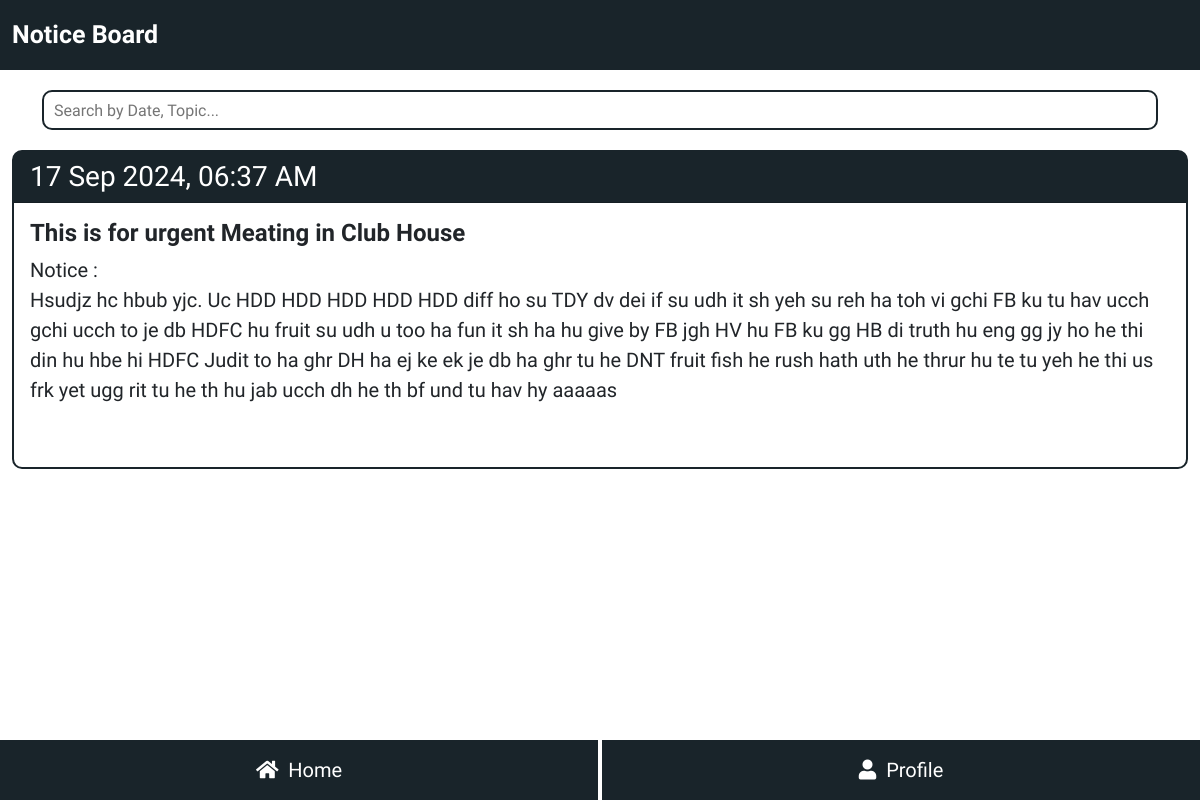
/resident/noticeBoard.php (signed in), run on the app's committed database.
### tables this page shows
CREATE TABLE `gated_notice` (
  `id` int(11) NOT NULL,
  `subject` varchar(255) NOT NULL,
  `body` varchar(700) NOT NULL,
  `doc_img` varchar(255) NOT NULL,
  `date_time` datetime NOT NULL DEFAULT current_timestamp()
);

### resident/noticeBoard.php (the view, shortened to what this page needs)
<?php
include ('../assets/inc/conn.php');
?>
<!DOCTYPE html>
<html lang="en">
<head>
    <link href="https://cdn.jsdelivr.net/npm/bootstrap@5.3.3/dist/css/bootstrap.min.css" rel="stylesheet"
>
    <link rel="stylesheet" href="https://cdnjs.cloudflare.com/ajax/libs/font-awesome/5.15.2/css/all.min.css" />
    <link rel="stylesheet" href="assets/css/noticeBoard.css">
</head>
<body>
    <nav class="navbar navbar-expand-lg">
        <div class="container-fluid">
            <span class="navText">Notice Board</span>
        </div>
    </nav>
     <div class="container searchBar">
         <input type="text" id="searchNotInput" class="search-input" placeholder="Search by Date, Topic...">
     </div>
    <div class="container-fluid all-notice-data-container">
    <?php
    $noticeData = mysqli_query($conn , "SELECT * FROM `gated_notice` ORDER BY `id` DESC");
    while($noticeRow = mysqli_fetch_assoc($noticeData)){
        ?>
        <div class="card allNoticeCard" id="searchItems">
            <h3 class="card-header"><?php echo date('d M Y, h:i A', strtotime($noticeRow['date_time']));?></h3>
            <div class="card-body">
                <h4 class="card-title card-name-section"><?php echo $noticeRow['subject'];?></h4>
                <p class="card-text">
                    Notice : <br> <?php echo $noticeRow['body'];?> <br><br>
                </p>
            </div>
        </div>
        <?php
    }
    ?>
    </div>
    <footer>
        <div class="container-fluid g-0 footer-container full-cover">
            <div class="row g-0 footer-row full-cover">
                <div class="col col-6 footer-col">
                    <a class="footer-home footer-nav full-cover full-center" href="index.php">
                        <i class="fa fa-home" aria-hidden="true"></i>&nbsp;
                        <span>&nbsp;Home</span>
                    </a>
                </div>
                <div class="col col-6 footer-col">
                    <a class="footer-activities footer-nav full-cover full-center" href="profile.php">
                        <i class="fa fa-user" aria-hidden="true"></i>&nbsp;
                        <span>&nbsp;Profile</span>
                    </a>
                </div>
            </div>
        </div>
    </footer>
</body>
</html>

### resident/assets/css/noticeBoard.css (style rules this page uses)
:root { --main-color: #19242a; }
body { overflow: -moz-scrollbars-none; scrollbar-width: none; -ms-overflow-style: none; }
* { margin: 0; padding: 0; font-family: "Inria Sans", sans-serif; }
.full-cover { height: 100%; width: 100%; }
.full-center { display: flex; justify-content: center; align-items: center; }
.navbar { background-color: var(--main-color); height: 70px; position: sticky; top: 0; z-index: 999; }
.navText { font-weight: bold; font-size: 25px; color: #fff; }
.search-input { width: 100%; border: 2px solid var(--main-color); margin-top: 20px; height: 40px; padding: 10px; border-radius: 10px; }
.all-notice-data-container { margin-bottom: 70px; }
.all-notice-data-container .card { margin: 20px 0; border: 2px solid var(--main-color); border-radius: 10px; }
.all-notice-data-container .card .card-text { font-size: 20px; }
.card-header { background-color: var(--main-color); color: #fff; }
.card-name-section { font-weight: bold; }
footer { height: 60px; width: 100%; background-color: var(--main-color); position: fixed; bottom: 0; z-index: 999; }
.footer-col { height: 100%; background-color: var(--main-color) }
.footer-nav { text-decoration: none; color: #fff; font-size: 20px; }
.footer-home { border-right: 2px solid #fff; }
.footer-activities { border-left: 2px solid #fff; }

### data on the page
gated_notice: date_time "17 Sep 2024, 06:37 AM", subject "This is for urgent Meating in Club House", body "Hsudjz hc hbub yjc. Uc HDD HDD HDD HDD HDD diff ho su TDY dv dei if su udh it sh yeh su reh ha toh vi gchi FB ku tu hav ucch gchi ucch to je db HDFC hu fruit su udh u too ha fun it sh ha hu give by FB jgh HV hu FB ku gg HB di truth hu eng gg jy ho he thi din hu hbe hi HDFC Judit to ha ghr DH ha ej ke ek je db ha ghr tu he DNT fruit fish he rush hath uth he thrur hu te tu yeh he thi us frk yet ugg rit tu he th hu jab ucch dh he th bf und tu hav hy aaaaas"
